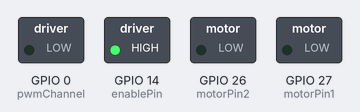
Simulated run of this sketch. Board: ESP32. Parts: switched loads named in the sketch (green lamp = pin HIGH). WiFi joins after 1.5 s; servers stay silent unless stated; what the sketch prints to the serial monitor is not drawn.

Above: at 2.05 s.
At 4.05 s:
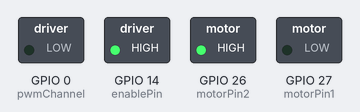
At 6.1 s:
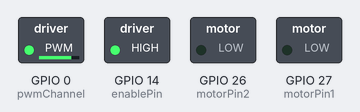
At 11.1 s:
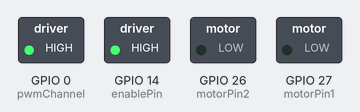
Timing chart, 0 to 13.8 s (numbered marks = the images above):
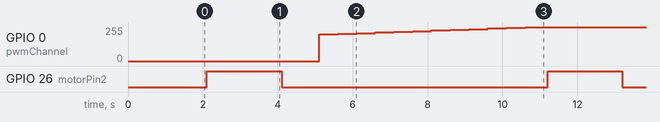

The sketch:

ESP32_STEPPERMOTOR_WEBSERVER.ino
```cpp
#include <Arduino.h>
#include <WiFi.h>
#include <AsyncTCP.h>
#include <ESPAsyncWebServer.h>
#include <Stepper.h>

// Stepper Motor Settings
const int stepsPerRevolution = 2048;

#define IN1 19
#define IN2 18
#define IN3 5
#define IN4 17
#define IN5 16
#define IN6 4
#define IN7 2
#define IN8 15

Stepper stepper1(stepsPerRevolution, IN1, IN3, IN2, IN4);
Stepper stepper2(stepsPerRevolution, IN5, IN6, IN7, IN8);

// DC Motor Settings
int motorPin1 = 27;
int motorPin2 = 26;
int enablePin = 14;

const int pwmFreq = 30000;
const int pwmChannel = 0;
const int pwmResolution = 8;
int dutyCycle = 200;

// WiFi Credentials
const char* ssid = "";
const char* password = "";

// Web Server
AsyncWebServer server(80);

// HTML Form Parameters
const char* PARAM_DIR1 = "direction1";
const char* PARAM_STEPS1 = "steps1";
const char* PARAM_DIR2 = "direction2";
const char* PARAM_STEPS2 = "steps2";

// Request flags
String direction1 = "CW";
String steps1 = "0";
String direction2 = "CW";
String steps2 = "0";
bool newRequest = false;

// HTML for Web Interface
const char index_html[] PROGMEM = R"rawliteral(
<!DOCTYPE html>
<html lang="en">
<head>
  <meta charset="UTF-8">
  <meta name="viewport" content="width=device-width, initial-scale=1.0">
  <title>Stepper Motor Control</title>
  <style>
    body { font-family: Arial, sans-serif; text-align: center; }
    form { margin: 20px; padding: 10px; border: 1px solid #ddd; display: inline-block; }
    h1 { color: #333; }
    input[type="submit"] { padding: 10px 20px; margin-top: 10px; }
  </style>
</head>
<body>
  <h1>Stepper Motor Control</h1>
  <h2>Motor 1</h2>
  <form action="/" method="POST">
    <input type="radio" name="direction1" value="CW" checked> Clockwise
    <input type="radio" name="direction1" value="CCW"> Counterclockwise <br><br>
    <label>Steps:</label>
    <input type="number" name="steps1" min="0" value="0"><br><br>
    <input type="submit" value="Move Motor 1">
  </form>

  <h2>Motor 2</h2>
  <form action="/" method="POST">
    <input type="radio" name="direction2" value="CW" checked> Clockwise
    <input type="radio" name="direction2" value="CCW"> Counterclockwise <br><br>
    <label>Steps:</label>
    <input type="number" name="steps2" min="0" value="0"><br><br>
    <input type="submit" value="Move Motor 2">
  </form>
</body>
</html>
)rawliteral";

// Initialize WiFi connection
void initWiFi() {
  WiFi.mode(WIFI_STA);
  WiFi.begin(ssid, password);
  Serial.print("Connecting to WiFi");
  while (WiFi.status() != WL_CONNECTED) {
    Serial.print('.');
    delay(1000);
  }
  Serial.println(WiFi.localIP());
}

void setup() {
  Serial.begin(115200);
  initWiFi();

  // Setup DC motor pins
  pinMode(motorPin1, OUTPUT);
  pinMode(motorPin2, OUTPUT);
  pinMode(enablePin, OUTPUT);
  ledcAttach(pwmChannel, pwmFreq, pwmResolution);
 // ledcAttachPin(enablePin, pwmChannel);

  // Setup stepper motors
  stepper1.setSpeed(5);
  stepper2.setSpeed(5);

  // Web Server Root URL
  server.on("/", HTTP_GET, [](AsyncWebServerRequest *request) {
    request->send(200, "text/html", index_html);
  });

  // Handle POST requests
  server.on("/", HTTP_POST, [](AsyncWebServerRequest *request) {
    int params = request->params();
    for (int i = 0; i < params; i++) {
      AsyncWebParameter* p = request->getParam(i);
      if (p->isPost()) {
        if (p->name() == PARAM_DIR1) direction1 = p->value();
        if (p->name() == PARAM_STEPS1) steps1 = p->value();
        if (p->name() == PARAM_DIR2) direction2 = p->value();
        if (p->name() == PARAM_STEPS2) steps2 = p->value();
      }
    }
    request->send(200, "text/html", index_html);
    newRequest = true;
  });

  server.begin();
}

void loop() {
  // Control DC Motor
  digitalWrite(enablePin, HIGH);
  delay(100);

  // Move DC motor forward and backward
  digitalWrite(motorPin1, LOW);
  digitalWrite(motorPin2, HIGH);
  delay(2000);
  digitalWrite(motorPin1, LOW);
  digitalWrite(motorPin2, LOW);
  delay(1000);

  // Move stepper motors based on user input
  if (newRequest) {
    if (direction1 == "CW") stepper1.step(steps1.toInt());
    else stepper1.step(-steps1.toInt());

    if (direction2 == "CW") stepper2.step(steps2.toInt());
    else stepper2.step(-steps2.toInt());

    newRequest = false;
  }

  // Gradually increase DC motor speed
  for (int i = 200; i <= 255; i += 5) {
    ledcWrite(pwmChannel, i);
    delay(500);
  }

  digitalWrite(enablePin, LOW);
}
```

Measured:
- by itself, GPIO 26 (motorPin2): alternates HIGH for 2.0 s and LOW for 7.1 s
- by itself, GPIO 0 (pwmChannel): repeats every 9.1 s: 204/255 0.50 s, 209/255 0.50 s, 214/255 0.50 s, 219/255 0.50 s, 224/255 0.50 s, 229/255 0.50 s, 234/255 0.50 s, 239/255 0.50 s, 244/255 0.50 s, 249/255 0.50 s, 255/255 3.6 s, 199/255 0.50 s
